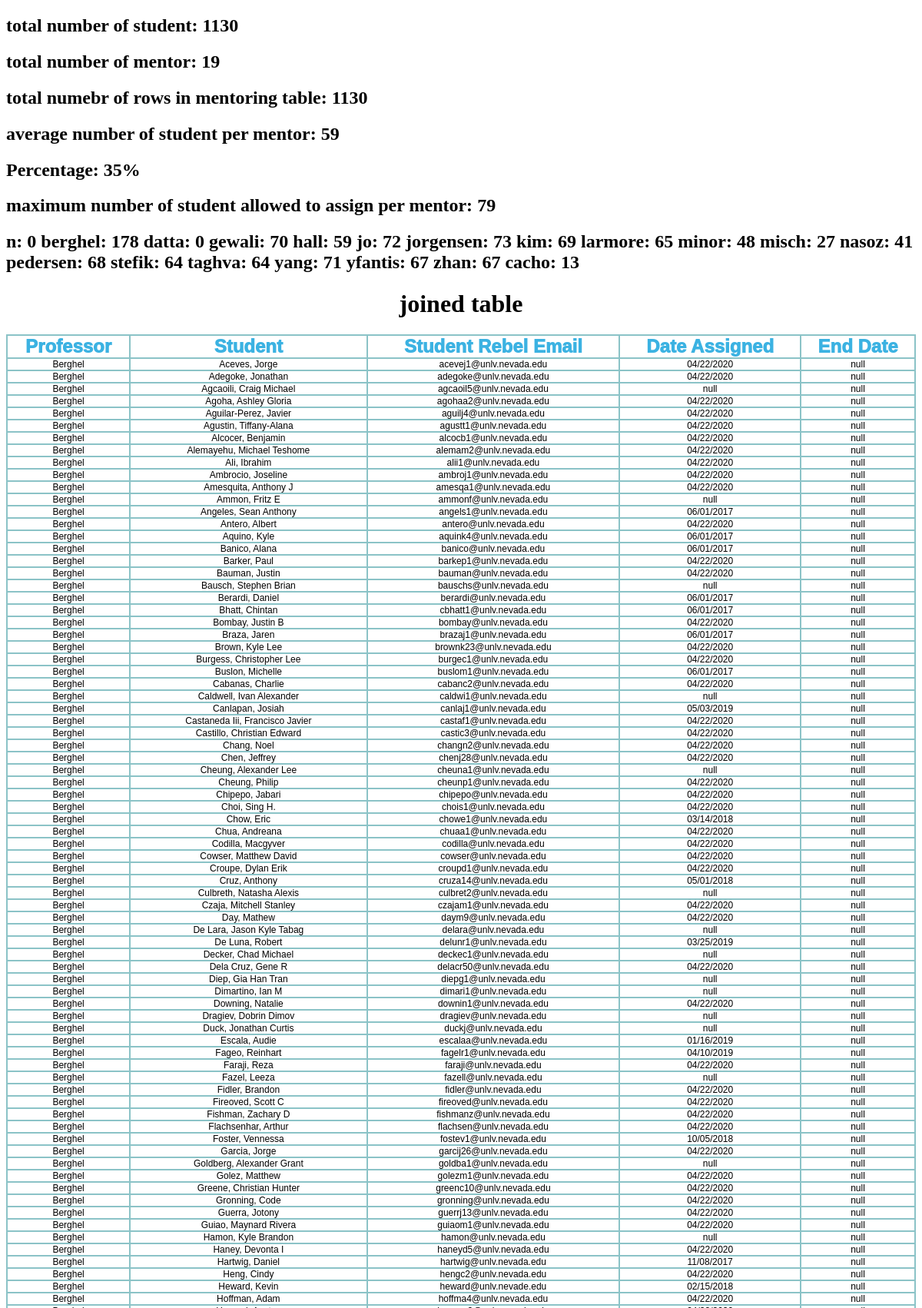
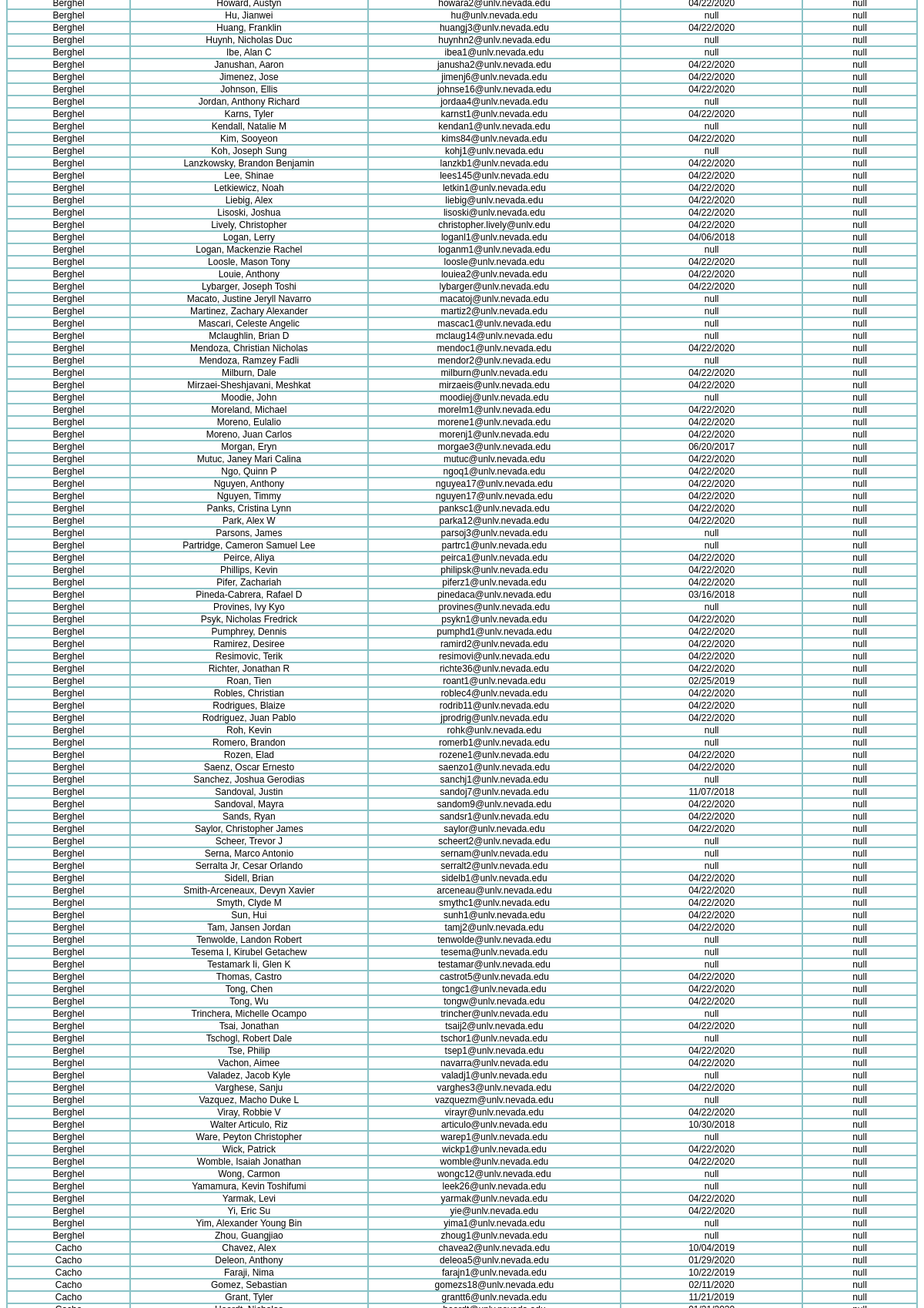
Page /showall (upper part) on the committed database (2 pictures, top to bottom).
### tables this page shows
CREATE TABLE professor ( 
	ID INTEGER PRIMARY KEY AUTOINCREMENT ,
	lastname VARCHAR(255) NOT NULL,  
	firstname VARCHAR(255) NOT NULL,
	email VARCHAR(255),
	UNIQUE(lastname,firstname,email)
	);

### app.py (the view)
@app.route('/showall',methods = ['POST', 'GET'])
def showall():
	return render_template("showall.html",
	mentoring_tables=[readDatabaseIntoDataframe(connection).to_html(classes='data',index=False)],
	student_table=[readTableIntoDataFrame(connection,"student").to_html(classes='data',index=False)],
	professor_table=[readTableIntoDataFrame(connection,"professor").to_html(classes='data',index=False)],
	mentor_table=[readTableIntoDataFrame(connection,"mentoring").to_html(classes='data',index=False)],
	offline_data_table=[readTableIntoDataFrame(connection,'offline_data').to_html(classes='data',index=False)],
	numberForEachTable=getAllNumbers(cursor),
	professorDictionary=getProfessorAndStudentNumberInDicionary())

### app.py (called while the page is built)
def findProfessorNameById(cursor,id):
	sql_command = 'SELECT lastname, firstname FROM professor WHERE ID = "' + str(id) + '";'
	cursor.execute(sql_command)
	rows = cursor.fetchall()
	if len(rows) == 0:
		return "null"
	for row in rows:
		return(row[0],row[1])

def getNumberOfStudentForMentorID(cursor,professor_id):
	sql_command = 'SELECT COUNT(*) FROM mentoring where professor_id = '+ str(professor_id) + ';'
	cursor.execute(sql_command)
	rows = cursor.fetchall()
	if len(rows) == 0:
		return "null"
	for row in rows:
		return(row[0])

def getProfessorAndStudentNumberInDicionary():
	professorDictionary = {}
	for i in range(1,numberOfCountInTable(cursor,'professor')+1):
		professorDictionary.update({findProfessorNameById(cursor,i)[0] : getNumberOfStudentForMentorID(cursor,i)})
	return professorDictionary

def getDataFromOffline_dataTable(cursor,data_name):
    sql_command = 'SELECT data_value FROM offline_data WHERE data_name = "'  + str(data_name) + '";'
    cursor.execute(sql_command)
    rows = cursor.fetchall()
    if len(rows) == 0:
            return "null"
    for row in rows:
        return(row[0])

def readTableIntoDataFrame(connection,tableName):
	sql_command = "SELECT * from " + tableName
	df =  pd.read_sql_query(sql_command, connection)
	return df

def numberOfCountInTable(cursor,tableName):
	sql_command = 'SELECT COUNT(*) FROM '+ tableName +';'
	cursor.execute(sql_command)
	rows = cursor.fetchall()
	if len(rows) == 0:
		return "null"
	for row in rows:
		return row[0]

def getAllNumbers(cursor):
	margin = float(getDataFromOffline_dataTable(cursor,'DOUBLE_margin_for_max_student_count'))
	returnArr = [numberOfCountInTable(cursor,'student'),numberOfCountInTable(cursor,'professor'),numberOfCountInTable(cursor,'mentoring')]
	averageStudentPerMentor = int(numberOfCountInTable(cursor,'student')/numberOfCountInTable(cursor,'professor'))
	maximumStudentPerMentor = int(averageStudentPerMentor * (1+margin))
	returnArr.append(averageStudentPerMentor)
	returnArr.append(maximumStudentPerMentor)
	returnArr.append(margin)
	return returnArr

@app.after_request
def add_header(r):
	r.headers["Cache-Control"] = "no-cache, no-store, must-revalidate"
	r.headers["Pragma"] = "no-cache"
	r.headers["Expires"] = "0"
	r.headers['Cache-Control'] = 'public, max-age=0'
	return r

### templates/showall.html (shortened to what this page needs)
<!doctype html>
<html>
    <head>
    </head>
	<body>
  <h2>total number of student: {{numberForEachTable[0]}}</h2>
  <h2>total number of mentor: {{numberForEachTable[1]}}</h2>
  <h2>total numebr of rows in mentoring table: {{numberForEachTable[2]}}</h2>
  <h2>average number of student per mentor: {{numberForEachTable[3]}}</h2>
  <h2>Percentage: {{(numberForEachTable[5] * 100)|round|int}}%</h2>
  <h2>maximum number of student allowed to assign per mentor: {{numberForEachTable[4]}}</h2>
  <h2>
  {%   for key, value in professorDictionary.items() %}
    {{key}}:  {{value}}
  {%endfor%}
  </h2>
	<h1 style="text-align: center;"> joined table</h1>
	<table>
	{% for table in mentoring_tables %}
	{{ table|safe }}
	{% endfor %}
	</table>
	</body>
</html>

### templates/showall.html (style rules this page uses)
table { font-family: arial, sans-serif; border-collapse: collapse; width: 100%; }
td, th { border: 2px solid #8bc3c7; text-align: center; border-radius: 2px; color: #000000; padding: 0px; font-size: 1vw; }
th { font-size: 2vw; color: #3bb2e2; font-weight: 1000; }

### rows in the picture
professor: lastname "berghel", value "178"
professor: lastname "datta", value "0"
professor: lastname "gewali", value "70"
professor: lastname "hall", value "59"
professor: lastname "jo", value "72"
professor: lastname "jorgensen", value "73"
professor: lastname "kim", value "69"
professor: lastname "larmore", value "65"
professor: lastname "minor", value "48"
professor: lastname "misch", value "27"
professor: lastname "nasoz", value "41"
professor: lastname "pedersen", value "68"
professor: lastname "stefik", value "64"
professor: lastname "taghva", value "64"
professor: lastname "yang", value "71"
professor: lastname "yfantis", value "67"
professor: lastname "zhan", value "67"
professor: lastname "cacho", value "13"

### other values in the picture
{{ numberForEachTable[0] }} "1130"
{{ numberForEachTable[1] }} "19"
{{ numberForEachTable[2] }} "1130"
{{ numberForEachTable[3] }} "59"
{{ (numberForEachTable[5] * 100)|round|int }} "35"
{{ numberForEachTable[4] }} "79"
{{ key }} "n"
{{ value }} "0"
